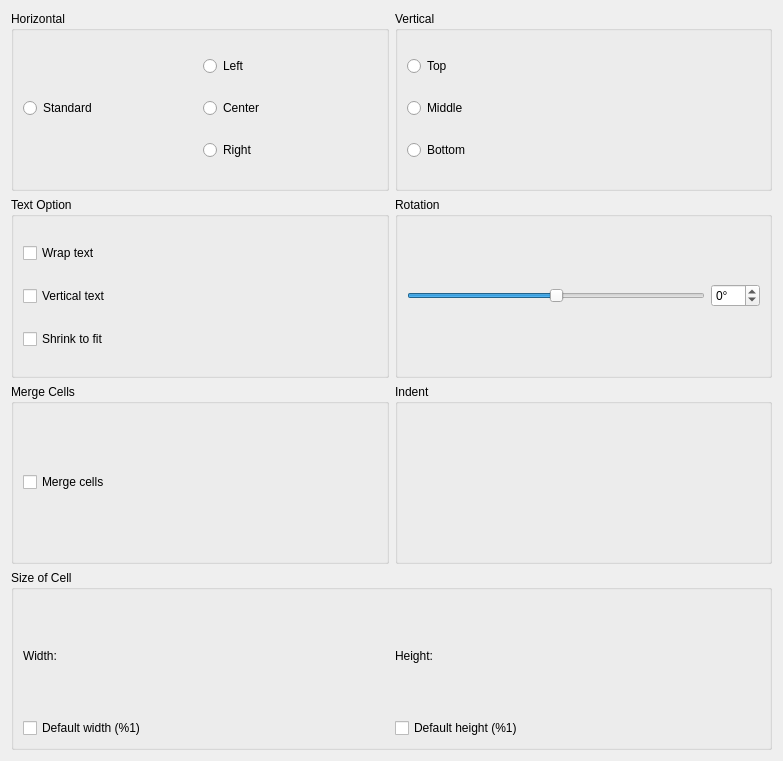
<?xml version="1.0" encoding="UTF-8"?>
<ui version="4.0">
 <author>The KSpread Team &lt;koffice-devel@kde.org&gt;</author>
 <comment>This file is part of the KDE project
Copyright (C) 2006 The KSpread Team &lt;koffice-devel@kde.org&gt;

This library is free software; you can redistribute it and/or
modify it under the terms of the GNU Library General Public
License as published by the Free Software Foundation; either
version 2 of the License, or (at your option) any later version.

This library is distributed in the hope that it will be useful,
but WITHOUT ANY WARRANTY; without even the implied warranty of
MERCHANTABILITY or FITNESS FOR A PARTICULAR PURPOSE.  See the
GNU Library General Public License for more details.

You should have received a copy of the GNU Library General Public
License along with this library; see the file COPYING.LIB.  If not,
write to the Free Software Foundation, Inc., 51 Franklin Street,
Fifth Floor, Boston, MA 02110-1301, USA.</comment>
 <class>PositionWidget</class>
 <widget class="QWidget" name="PositionWidget">
  <property name="geometry">
   <rect>
    <x>0</x>
    <y>0</y>
    <width>783</width>
    <height>761</height>
   </rect>
  </property>
  <layout class="QGridLayout">
   <item row="0" column="0">
    <widget class="QGroupBox" name="horizontalGroup">
     <property name="sizePolicy">
      <sizepolicy hsizetype="MinimumExpanding" vsizetype="Preferred">
       <horstretch>0</horstretch>
       <verstretch>0</verstretch>
      </sizepolicy>
     </property>
     <property name="whatsThis">
      <string>&lt;qt&gt;Set the content position horizontally in the cell.
&lt;b&gt;Standard&lt;/b&gt; is default and is set from the format you choose.
&lt;b&gt;Left&lt;/b&gt; means the content will be displayed on the left of the cell.
&lt;b&gt;Center&lt;/b&gt; means the content will be in the center horizontally in the cell.
&lt;b&gt;Right&lt;/b&gt; means the content of the cell will be displayed on the right of the cell.&lt;/qt&gt;</string>
     </property>
     <property name="title">
      <string>Horizontal</string>
     </property>
     <layout class="QGridLayout">
      <item row="1" column="0">
       <widget class="QRadioButton" name="standard">
        <property name="text">
         <string>Standard</string>
        </property>
       </widget>
      </item>
      <item row="0" column="1">
       <widget class="QRadioButton" name="left">
        <property name="text">
         <string>Left</string>
        </property>
       </widget>
      </item>
      <item row="1" column="1">
       <widget class="QRadioButton" name="center">
        <property name="text">
         <string>Center</string>
        </property>
       </widget>
      </item>
      <item row="2" column="1">
       <widget class="QRadioButton" name="right">
        <property name="text">
         <string>Right</string>
        </property>
       </widget>
      </item>
     </layout>
    </widget>
   </item>
   <item row="0" column="1">
    <widget class="QGroupBox" name="buttonGroup2">
     <property name="whatsThis">
      <string>&lt;qt&gt;Set the content position vertically in the cell.
&lt;b&gt;Top&lt;/b&gt; means the content will be displayed on top of the cell.
&lt;b&gt;Middle&lt;/b&gt; means the content will be in the middle vertically in the cell.
&lt;b&gt;Bottom&lt;/b&gt; means the content of the cell will be displayed at the bottom of the cell.&lt;/qt&gt;</string>
     </property>
     <property name="title">
      <string>Vertical</string>
     </property>
     <layout class="QVBoxLayout">
      <item>
       <widget class="QRadioButton" name="top">
        <property name="text">
         <string>Top</string>
        </property>
       </widget>
      </item>
      <item>
       <widget class="QRadioButton" name="middle">
        <property name="text">
         <string>Middle</string>
        </property>
       </widget>
      </item>
      <item>
       <widget class="QRadioButton" name="bottom">
        <property name="text">
         <string>Bottom</string>
        </property>
       </widget>
      </item>
     </layout>
    </widget>
   </item>
   <item row="1" column="1">
    <widget class="QGroupBox" name="groupBox4">
     <property name="whatsThis">
      <string>Your text will appear oriented in the angle you set here. Positive values will move it counter-clockwise and negative values will move it clockwise.</string>
     </property>
     <property name="title">
      <string>Rotation</string>
     </property>
     <layout class="QHBoxLayout">
      <item>
       <widget class="QSlider" name="angleRotation">
        <property name="minimum">
         <number>-90</number>
        </property>
        <property name="maximum">
         <number>90</number>
        </property>
        <property name="orientation">
         <enum>Qt::Horizontal</enum>
        </property>
        <property name="tickInterval">
         <number>15</number>
        </property>
       </widget>
      </item>
      <item>
       <widget class="QSpinBox" name="spinBox3">
        <property name="suffix">
         <string>°</string>
        </property>
        <property name="minimum">
         <number>-90</number>
        </property>
        <property name="maximum">
         <number>90</number>
        </property>
        <property name="singleStep">
         <number>1</number>
        </property>
       </widget>
      </item>
     </layout>
    </widget>
   </item>
   <item row="2" column="1">
    <widget class="QGroupBox" name="indentGroup">
     <property name="whatsThis">
      <string>Set the amount of indent that will be used in the cell when you choose the Format -&gt; Increase Indent or Format -&gt; Decrease Indent menus.</string>
     </property>
     <property name="title">
      <string>Indent</string>
     </property>
    </widget>
   </item>
   <item row="2" column="0">
    <widget class="QGroupBox" name="groupBox5">
     <property name="whatsThis">
      <string>When checked, this has the same effect as Data -&gt;Merge Cells. You need to have at least two consecutive cells selected. Those consecutive cells are then merged into a bigger one.
When a merged cell is selected and when you uncheck this, then all cells come back to their original size as before the merging. It has the same effect as Data -&gt; Dissociate Cells.</string>
     </property>
     <property name="title">
      <string>Merge Cells</string>
     </property>
     <layout class="QHBoxLayout">
      <item>
       <widget class="QCheckBox" name="mergeCell">
        <property name="text">
         <string>Merge cells</string>
        </property>
       </widget>
      </item>
     </layout>
    </widget>
   </item>
   <item row="3" column="0" colspan="2">
    <widget class="QGroupBox" name="sizeCellGroup">
     <property name="whatsThis">
      <string>The unit used here is the one set in Format -&gt; Page Layout.. dialog.</string>
     </property>
     <property name="title">
      <string>Size of Cell</string>
     </property>
     <layout class="QGridLayout">
      <item row="0" column="1">
       <layout class="QGridLayout">
        <item row="1" column="0" colspan="3">
         <widget class="QCheckBox" name="defaultHeight">
          <property name="whatsThis">
           <string>If checked, the default height will be used for the cell instead of the value above.</string>
          </property>
          <property name="text">
           <string>Default height (%1)</string>
          </property>
         </widget>
        </item>
        <item row="0" column="2">
         <spacer>
          <property name="orientation">
           <enum>Qt::Horizontal</enum>
          </property>
          <property name="sizeType">
           <enum>QSizePolicy::Expanding</enum>
          </property>
          <property name="sizeHint" stdset="0">
           <size>
            <width>10</width>
            <height>20</height>
           </size>
          </property>
         </spacer>
        </item>
        <item row="0" column="0">
         <widget class="QLabel" name="textLabel3">
          <property name="text">
           <string>Height:</string>
          </property>
         </widget>
        </item>
        <item row="0" column="1">
         <widget class="QFrame" name="m_heightPanel">
          <property name="whatsThis">
           <string>Set the height of the cell.</string>
          </property>
          <property name="frameShape">
           <enum>QFrame::NoFrame</enum>
          </property>
          <property name="frameShadow">
           <enum>QFrame::Plain</enum>
          </property>
         </widget>
        </item>
       </layout>
      </item>
      <item row="0" column="0">
       <layout class="QGridLayout">
        <item row="1" column="0" colspan="3">
         <widget class="QCheckBox" name="defaultWidth">
          <property name="whatsThis">
           <string>If checked, the default width will be used for the cell instead of the value above.</string>
          </property>
          <property name="text">
           <string>Default width (%1)</string>
          </property>
         </widget>
        </item>
        <item row="0" column="2">
         <spacer>
          <property name="orientation">
           <enum>Qt::Horizontal</enum>
          </property>
          <property name="sizeType">
           <enum>QSizePolicy::Expanding</enum>
          </property>
          <property name="sizeHint" stdset="0">
           <size>
            <width>16</width>
            <height>20</height>
           </size>
          </property>
         </spacer>
        </item>
        <item row="0" column="1">
         <widget class="QFrame" name="m_widthPanel">
          <property name="frameShape">
           <enum>QFrame::NoFrame</enum>
          </property>
          <property name="frameShadow">
           <enum>QFrame::Plain</enum>
          </property>
          <property name="lineWidth">
           <number>1</number>
          </property>
         </widget>
        </item>
        <item row="0" column="0">
         <widget class="QLabel" name="textLabel2">
          <property name="text">
           <string>Width:</string>
          </property>
         </widget>
        </item>
       </layout>
      </item>
     </layout>
    </widget>
   </item>
   <item row="1" column="0">
    <widget class="QGroupBox" name="groupBox3">
     <property name="whatsThis">
      <string>This is only available when the rotation is 0°.
Wrap text wraps the text so it fits in the previous cell size. If this is not checked, the text will stay on one line and the cell size will be adjusted to contain the text.
Vertical text puts your text vertically.</string>
     </property>
     <property name="title">
      <string>Text Option</string>
     </property>
     <layout class="QVBoxLayout">
      <item>
       <widget class="QCheckBox" name="multi">
        <property name="text">
         <string>Wrap text</string>
        </property>
       </widget>
      </item>
      <item>
       <widget class="QCheckBox" name="vertical">
        <property name="text">
         <string>Vertical text</string>
        </property>
       </widget>
      </item>
      <item>
       <widget class="QCheckBox" name="shrinkToFit">
        <property name="text">
         <string>Shrink to fit</string>
        </property>
       </widget>
      </item>
     </layout>
    </widget>
   </item>
  </layout>
 </widget>
 <layoutfunction spacing="KDialog::spacingHint" margin="KDialog::marginHint"/>
 <tabstops>
  <tabstop>standard</tabstop>
  <tabstop>left</tabstop>
  <tabstop>center</tabstop>
  <tabstop>right</tabstop>
  <tabstop>top</tabstop>
  <tabstop>middle</tabstop>
  <tabstop>bottom</tabstop>
  <tabstop>multi</tabstop>
  <tabstop>angleRotation</tabstop>
  <tabstop>spinBox3</tabstop>
  <tabstop>mergeCell</tabstop>
  <tabstop>defaultWidth</tabstop>
  <tabstop>defaultHeight</tabstop>
 </tabstops>
 <includes>
  <include location="global">kdialog.h</include>
 </includes>
 <resources/>
 <connections/>
</ui>
